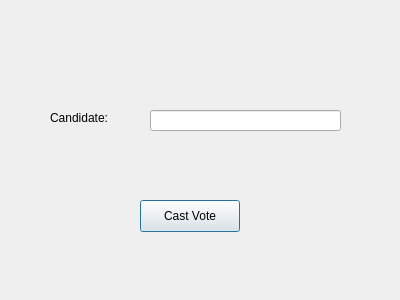
<?xml version="1.0" encoding="UTF-8"?>
<ui version="4.0">
 <class>VotingScreen</class>
 <widget class="QDialog" name="VotingScreen">
  <property name="geometry">
   <rect>
    <x>0</x>
    <y>0</y>
    <width>400</width>
    <height>300</height>
   </rect>
  </property>
  <property name="windowTitle">
   <string>Dialog</string>
  </property>
  <widget class="QPushButton" name="btnVote">
   <property name="geometry">
    <rect>
     <x>140</x>
     <y>200</y>
     <width>100</width>
     <height>32</height>
    </rect>
   </property>
   <property name="text">
    <string>Cast Vote</string>
   </property>
  </widget>
  <widget class="QLabel" name="labelCandidate">
   <property name="geometry">
    <rect>
     <x>50</x>
     <y>110</y>
     <width>71</width>
     <height>16</height>
    </rect>
   </property>
   <property name="text">
    <string>Candidate:</string>
   </property>
  </widget>
  <widget class="QLineEdit" name="lineCandidate">
   <property name="geometry">
    <rect>
     <x>150</x>
     <y>110</y>
     <width>191</width>
     <height>21</height>
    </rect>
   </property>
  </widget>
  <widget class="QLabel" name="labelStatus">
   <property name="geometry">
    <rect>
     <x>50</x>
     <y>160</y>
     <width>291</width>
     <height>16</height>
    </rect>
   </property>
   <property name="text">
    <string/>
   </property>
  </widget>
 </widget>
 <resources/>
 <connections/>
</ui>
